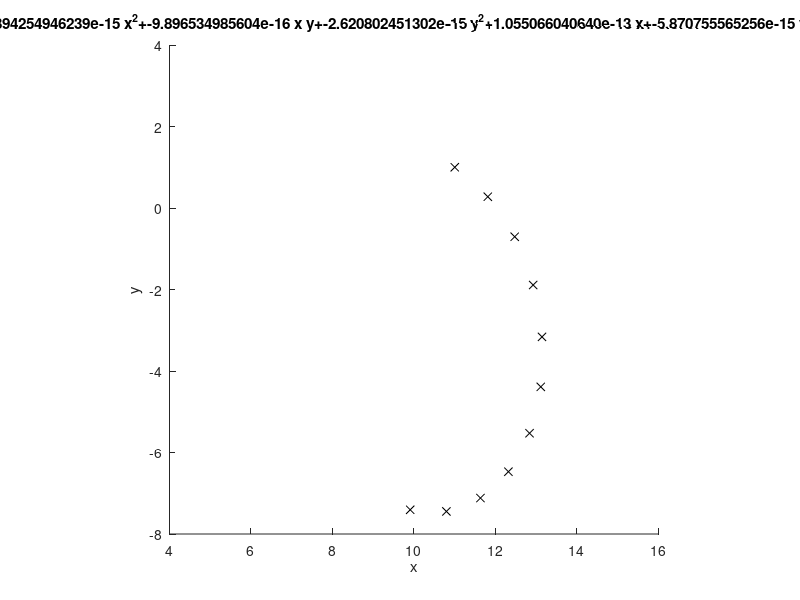

The MATLAB source for this figure:
%% CometTracking: Simulation of a situation where one wants to find the
% orbit of a comet from observations of the comets position. This is done
% by fitting an ellipse to positional data. 
%
%
% During the simulation the positional data used and the ellipse are 
% displayed. Also the condition number of the matrix is calculated.
%
function [Test]=CometTracking(NoiseLevel);

if nargin<1,NoiseLevel=0.5*10^-2;,end;


% We observe the position of the comet at certain times. At first we have 
% ten observations; all very close to each other. Here you'll have to 
% change so the comet trajectory for other times are calculated later

 Times =  0:0.5:5.0; 
 PositionData=CometObservation(Times,NoiseLevel); 

% Create a least squares problem, Ax=b, that attempts to use these 
% initial 10 observations to fit the parameters of the ellipse.
 
 x=PositionData(1,:)';y=PositionData(2,:)';
 A= [x.^2 x.*y y.^2 x y y.^0];
 b= -ones(size(x));
 [Q,R] = qr(A,0);
% Solve the least squares problem using the QR factorization. 


 Coefs = R\(Q'*b);

 LSCond=cond(R(:,1:5),2);   % Save condition number.
 display(['Condition number is cond(R)=',num2str(LSCond(end),'%7.3e')]);
 
% Display the computed ellipse and the observed positions used.

 DisplayCometPath( Coefs , PositionData );
 



%%%%%%%%%%%%%%%%%%%%%%%%%%%%%%%%%%%%%%%%%%%%%%%%%%%%%%%%%%%%%%%%%%%%%%
%                                                                    %
%                        Local Subroutines                           %
%                                                                    %
%%%%%%%%%%%%%%%%%%%%%%%%%%%%%%%%%%%%%%%%%%%%%%%%%%%%%%%%%%%%%%%%%%%%%%


% CometPosition: Make observations of the Comet position at
% certain times and with a certain noise level.
%
function [ CometPosition ]=CometObservation( Time , NoiseLevel );

% Create a set of observation of the Comet position at certain times.
% At time t=0 the comet is positioned at "angle theta=0" and it 
% travels with a constant angle-velocity. 
  
  CometAngleVelocity=0.57;
  theta=Time*CometAngleVelocity;
  P=[3,1;-2,4]*[sin(theta);cos(theta)];
  P=P+NoiseLevel*randn(size(P));
  CometPosition=P+[10,0;0,-3]*ones(size(P));

  
% DisplayCometPath: The comet trajectory is an ellipse that is defined 
% by a set of parameters:
%
%  Coefs(1)*x^2+Coefs(2)*x*y+Coefs(3)*y^2+Coefs(4)*x+Coefs(5)*y+1=0;
%
% This subroutine plots the ellipse defined by the vector Coefs. We
% also plot the position data used for the ellipse fitting.
%
function []=DisplayCometPath( Coefs , PositionData );
  
 % Create a string with the function expression and use ezplot. 
   
  str=[num2str(Coefs(1),'%16.12e'),'*x^2+',num2str(Coefs(2),'%16.12e')];
  str=[str,'*x*y+',num2str(Coefs(3),'%16.12e'),'*y^2+'];
  str=[str,num2str(Coefs(4),'%16.12e'),'*x+',num2str(Coefs(5),'%16.12e')];
  str=[str,'*y+1'];
  clf
  hold on, ezplot(str,[0 20 -10 10]);, hold off
  hold on, plot( PositionData(1,:),PositionData(2,:),'kx'), hold off
  axis equal;axis([4 16 -8 4]);
  display('Plotting Observations and best Ellipse fit');

          
